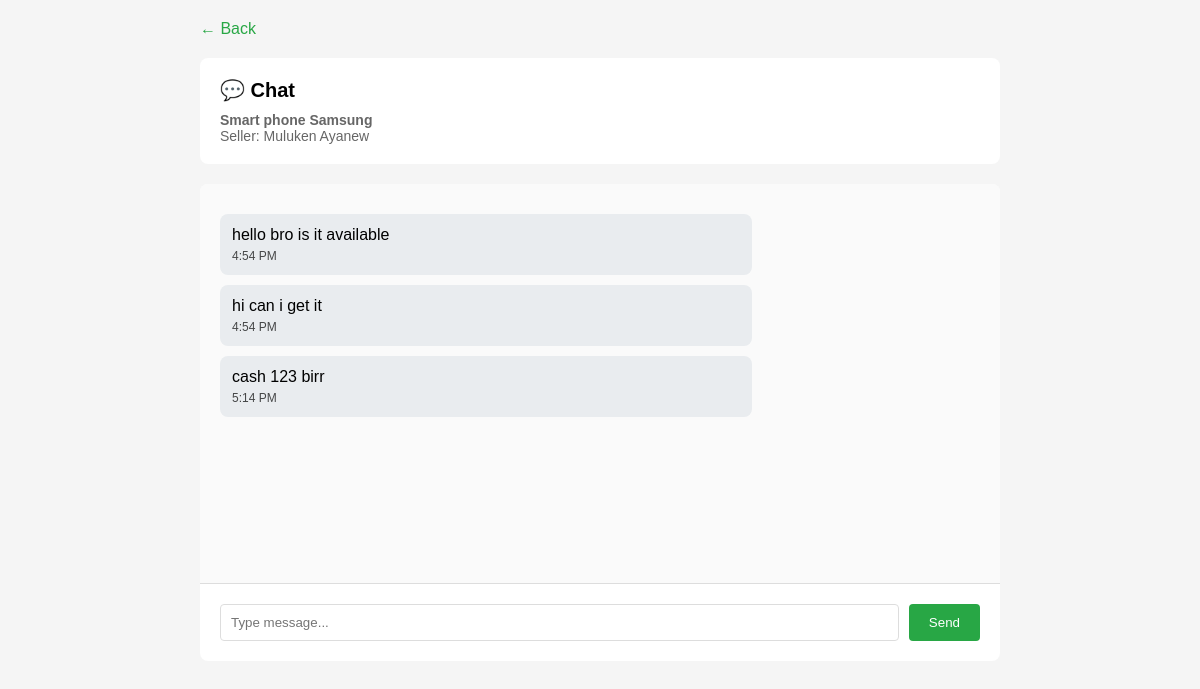
/messaging.php (signed in), run on the app's committed database.
### tables this page shows
CREATE TABLE `products` (
  `id` int(11) NOT NULL,
  `seller_id` int(11) NOT NULL,
  `category_id` int(11) NOT NULL,
  `name` varchar(255) NOT NULL,
  `description` text DEFAULT NULL,
  `price` decimal(10,2) NOT NULL,
  `stock_quantity` int(11) DEFAULT 0,
  `image_url` varchar(255) DEFAULT NULL,
  `rating` decimal(3,2) DEFAULT 0.00,
  `review_count` int(11) DEFAULT 0,
  `is_active` tinyint(1) DEFAULT 1,
  `created_at` timestamp NOT NULL DEFAULT current_timestamp(),
  `updated_at` timestamp NOT NULL DEFAULT current_timestamp() ON UPDATE current_timestamp()
);

CREATE TABLE `users` (
  `id` int(11) NOT NULL,
  `email` varchar(255) NOT NULL,
  `password_hash` varchar(255) NOT NULL,
  `full_name` varchar(255) NOT NULL,
  `phone` varchar(20) DEFAULT NULL,
  `role` enum('customer','seller','admin') DEFAULT 'customer',
  `profile_picture` varchar(255) DEFAULT NULL,
  `bio` text DEFAULT NULL,
  `address` varchar(255) DEFAULT NULL,
  `city` varchar(100) DEFAULT NULL,
  `country` varchar(100) DEFAULT NULL,
  `postal_code` varchar(20) DEFAULT NULL,
  `is_verified` tinyint(1) DEFAULT 0,
  `is_active` tinyint(1) DEFAULT 1,
  `created_at` timestamp NOT NULL DEFAULT current_timestamp(),
  `updated_at` timestamp NOT NULL DEFAULT current_timestamp() ON UPDATE current_timestamp()
);

CREATE TABLE `messages` (
  `id` int(11) NOT NULL,
  `conversation_id` int(11) NOT NULL,
  `sender_id` int(11) NOT NULL,
  `receiver_id` int(11) NOT NULL,
  `product_id` int(11) NOT NULL,
  `message_text` text NOT NULL,
  `is_read` tinyint(1) DEFAULT 0,
  `read_at` timestamp NULL DEFAULT NULL,
  `created_at` timestamp NOT NULL DEFAULT current_timestamp()
);

### php/products.php (called while the page is built, shortened)
<?php
require_once __DIR__ . '/db.php';
class Products {
    public static function get_product_by_id($product_id) {
        $sql = "SELECT p.*, u.full_name as seller_name, u.email as seller_email, c.name as category_name
                FROM products p
                LEFT JOIN users u ON p.seller_id = u.id
                LEFT JOIN categories c ON p.category_id = c.id
                WHERE p.id = ?";
        return Database::fetch_one($sql, [$product_id]);
    }
}

### php/db.php (called while the page is built, shortened)
<?php
class Database {
    private static $connection = null;
    public static function get_connection() {
        if (self::$connection === null) {
            try {
                $dsn = 'mysql:host=' . DB_HOST . ';dbname=' . DB_NAME . ';charset=utf8mb4';
                self::$connection = new PDO(
                    $dsn,
                    DB_USER,
                    DB_PASS,
                    [
                        PDO::ATTR_ERRMODE => PDO::ERRMODE_EXCEPTION,
                        PDO::ATTR_DEFAULT_FETCH_MODE => PDO::FETCH_ASSOC,
                        PDO::ATTR_EMULATE_PREPARES => false,
                    ]
                );
            } catch (PDOException $e) {
                error_log('Database connection failed: ' . $e->getMessage());
                throw new Exception('Database connection failed. Please try again later.');
            }
        }
        return self::$connection;
    }
    public static function execute_query($sql, $params = []) {
        try {
            $connection = self::get_connection();
            $stmt = $connection->prepare($sql);
            $stmt->execute($params);
            return $stmt;
        } catch (PDOException $e) {
            error_log('Query execution failed: ' . $e->getMessage());
            throw new Exception('Database query failed. Please try again later.');
        }
    }
    public static function fetch_one($sql, $params = []) {
        try {
            $stmt = self::execute_query($sql, $params);
            return $stmt->fetch();
        } catch (Exception $e) {
            error_log('Fetch one failed: ' . $e->getMessage());
            return null;
        }
    }
}
?>

### messaging.php (the view, shortened to what this page needs)
<?php
try {
    require_once __DIR__ . '/php/db.php';
    require_once __DIR__ . '/php/products.php';
} catch (Exception $e) {
    die('Configuration error: ' . htmlspecialchars($e->getMessage()));
}
$user_id = $_SESSION['user_id'];
$product_id = isset($_GET['product_id']) ? intval($_GET['product_id']) : 1;
try {
    $product = Products::get_product_by_id($product_id);
} catch (Exception $e) {
    die('Error loading product: ' . htmlspecialchars($e->getMessage()));
}
$seller_id = $product['seller_id'];
try {
    $conversation_id = getOrCreateConversation($product_id, $user_id, $seller_id);
} catch (Exception $e) {
    die('Error creating conversation: ' . htmlspecialchars($e->getMessage()));
}
try {
    $messages = getMessages($conversation_id);
} catch (Exception $e) {
    $messages = [];
    $error = 'Error loading messages: ' . htmlspecialchars($e->getMessage());
}
function getOrCreateConversation($product_id, $customer_id, $seller_id) {
    try {
        $conn = Database::get_connection();
        return $conn->lastInsertId();
    } catch (Exception $e) {
        error_log('Conversation error: ' . $e->getMessage());
        throw $e;
    }
}
function getMessages($conversation_id) {
    try {
        $conn = Database::get_connection();
        $stmt = $conn->prepare("SELECT * FROM messages WHERE conversation_id = ? ORDER BY created_at ASC");
        $stmt->execute([$conversation_id]);
        return $stmt->fetchAll(PDO::FETCH_ASSOC);
    } catch (Exception $e) {
        error_log('Get messages error: ' . $e->getMessage());
        return [];
    }
}
?>
<!DOCTYPE html>
<html>
<head>
</head>
<body>
    <div class="container">
        <a href="customer/products.php" class="back">← Back</a>
        <div class="header">
            <h1>💬 Chat</h1>
            <p><strong><?php echo htmlspecialchars($product['name']); ?></strong></p>
            <p>Seller: <?php echo htmlspecialchars($product['seller_name']); ?></p>
        </div>
        <div class="chat-box">
            <div class="messages">
                <?php if (empty($messages)): ?>
                    <div class="empty">No messages yet</div>
                <?php else: ?>
                    <?php foreach ($messages as $msg): ?>
                        <div class="message <?php echo $msg['sender_id'] == $user_id ? 'sent' : 'received'; ?>">
                            <div><?php echo htmlspecialchars($msg['message_text']); ?></div>
                            <div class="message-time"><?php echo date('g:i A', strtotime($msg['created_at'])); ?></div>
                        </div>
                    <?php endforeach; ?>
                <?php endif; ?>
            </div>
            <form method="POST" class="input-area">
                <input type="text" name="message" placeholder="Type message..." required autofocus>
                <button type="submit">Send</button>
            </form>
        </div>
    </div>
</body>
</html>

### messaging.php (style rules this page uses)
* { margin: 0; padding: 0; box-sizing: border-box; }
body { font-family: Arial, sans-serif; background: #f5f5f5; padding: 20px; }
.container { max-width: 800px; margin: 0 auto; }
.header { background: white; padding: 20px; border-radius: 8px; margin-bottom: 20px; }
.header h1 { font-size: 20px; margin-bottom: 10px; }
.header p { color: #666; font-size: 14px; }
.chat-box { background: white; border-radius: 8px; overflow: hidden; }
.messages { height: 400px; overflow-y: auto; padding: 20px; background: #fafafa; border-bottom: 1px solid #ddd; }
.message { margin: 10px 0; padding: 12px; border-radius: 8px; max-width: 70%; word-wrap: break-word; }
.message.received { background: #e9ecef; }
.message-time { font-size: 12px; opacity: 0.7; margin-top: 5px; }
.input-area { padding: 20px; display: flex; gap: 10px; }
.input-area input { flex: 1; padding: 10px; border: 1px solid #ddd; border-radius: 4px; }
.input-area button { padding: 10px 20px; background: #28a745; color: white; border: none; border-radius: 4px; cursor: pointer; }
.back { display: inline-block; margin-bottom: 20px; color: #28a745; text-decoration: none; }

### data on the page
products: name "Smart phone Samsung", seller.full_name "Muluken Ayanew"
messages: message_text "hello bro is it available", created_at "4:54 PM"
messages: message_text "hi can i get it", created_at "4:54 PM"
messages: message_text "cash 123 birr", created_at "5:14 PM"
